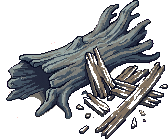
#> input picture assets/props/driftwood.png, 168 x 139 px, given in place of iron_daggers.jpeg, which was not available
$ python build_weapon_icons.py --src-dir ../assets/props --out-dir out
#> lines starting #> are read from the running program, lines starting #| are printed output that depends on the picture; after the words box and inside, x2 and y2 are one past the last pixel; in counts of white or black regions, pixels touching at a corner belong together; pictures that were not available may be replaced by others from this repository, and a replacement may not be noted
### tools/pixelize.py
"""Turns a large AI-generated or painted image into game-ready pixel art.

Steps: optional background removal, optional crop to the sprite, block downscale
(to a target width, or by a fixed source block size), palette quantization (no
dithering), alpha cutoff, and an optional nearest-neighbor preview.

Run: uv run --with pillow --with numpy python tools/pixelize.py in.png out.png --width 32 --colors 16
"""

import argparse
from pathlib import Path

import numpy as np
from PIL import Image


def remove_background(im: Image.Image, tolerance: int) -> Image.Image:
    """Make pixels transparent when they are close to the corner colour and
    connected to a corner (flood fill, so same-coloured interior detail stays)."""
    arr = np.array(im.convert("RGBA"))
    h, w = arr.shape[:2]
    key = arr[0, 0, :3].astype(int)
    near = np.abs(arr[..., :3].astype(int) - key).sum(axis=2) <= tolerance
    seen = np.zeros((h, w), bool)
    stack = [(0, 0), (0, w - 1), (h - 1, 0), (h - 1, w - 1)]
    while stack:
        y, x = stack.pop()
        if 0 <= y < h and 0 <= x < w and near[y, x] and not seen[y, x]:
            seen[y, x] = True
            stack += [(y + 1, x), (y - 1, x), (y, x + 1), (y, x - 1)]
    arr[seen, 3] = 0
    # Background pockets the flood fill cannot reach (between the legs) and the
    # generator's tinted drop shadow: drop pixels that point the same way as the key.
    kdir = key - key.mean()
    rgb = arr[..., :3].astype(float)
    pdir = rgb - rgb.mean(axis=2, keepdims=True)
    norm = np.linalg.norm(pdir, axis=2) * np.linalg.norm(kdir)
    cos = np.divide((pdir @ kdir), norm, out=np.zeros((h, w)), where=norm > 0)
    arr[(cos > 0.93) & (np.linalg.norm(pdir, axis=2) > 40), 3] = 0
    return Image.fromarray(arr, "RGBA")


# [90 lines left out: functions remap_key_tint, pixelize, main, not called in this run]


# [2 lines that do not run on import are left out]

### tools/build_modular_art.py
"""Builds native 4x-density (1px texel) modular building parts, animated fire & chimney
smoke sheets, high-resolution cemetery/quest props, organic cobble plaza & road rubble
tiles, hero combat sprite sheets (punch, power punch, 2-hands-up block), and item icons.

Automatically invoked by `tools/build_all_art.py`.
"""

from __future__ import annotations

import math
from pathlib import Path

import numpy as np
from PIL import Image, ImageDraw, ImageFilter

ROOT = Path(__file__).resolve().parent.parent


# [807 lines left out: functions _draw_organic_stone, build_organic_terrain_tiles, build_plaza_circle_asset, build_hd_props_and_cemetery, build_modular_buildings_and_smoke, not called in this run]


def make_icon_bg() -> Image.Image:
    """The dark rounded 64x64 frame every inventory item icon sits in."""
    im = Image.new("RGBA", (64, 64), (0, 0, 0, 0))
    d = ImageDraw.Draw(im)
    d.rounded_rectangle(
        [2, 2, 61, 61],
        radius=8,
        fill=(22, 20, 28, 235),
        outline=(92, 82, 68, 255),
        width=2,
    )
    d.rounded_rectangle(
        [5, 5, 58, 58],
        radius=6,
        outline=(46, 42, 52, 255),
        width=1,
    )
    return im


# [444 lines left out: functions build_combat_sheets_and_icons, build_all_modular, not called in this run]


# [2 lines that do not run on import are left out]

### tools/build_weapon_icons.py
"""Builds the four starting-weapon item icons (64x64, framed like the other items) from Gemini art.

Sources in --src-dir (assets/source/gemini/weapons/, git-ignored), each on a magenta background:
  iron_daggers.jpeg  a crossed pair of daggers
  sword.jpeg         one long sword (used for the two-handed sword, and shrunk for sword and shield)
  staff.jpeg         the staff
The sword-and-shield icon pairs the sword with a round shield drawn here; it is a placeholder until
Gemini supplies a real sword-and-shield image (drop it in as sword_shield.jpeg and it is used instead).

Run: uv run --no-project --with pillow --with numpy python tools/build_weapon_icons.py --src-dir assets/source/gemini/weapons --out-dir assets/ui/items
"""

import argparse
from pathlib import Path

import numpy as np
from PIL import Image, ImageDraw
from pixelize import remove_background
from build_modular_art import make_icon_bg

ART_BOX = 46  # the art fits in this square, centred in the 64x64 frame
COLORS = 20


def load_art(path: Path, size: int, tolerance: int = 160) -> Image.Image:
    im = remove_background(Image.open(path).convert("RGB"), tolerance)
    im = im.crop(im.getchannel("A").getbbox())
    scale = size / max(im.size)
    small = im.convert("RGBa").resize((max(1, round(im.width * scale)), max(1, round(im.height * scale))), Image.BOX)
    small = small.convert("RGBA")
    # Quantize so the downscale does not leave a blur of in-between colours; keep a hard alpha edge.
    alpha = np.array(small)[..., 3]
    out = np.array(small.convert("RGB").quantize(colors=COLORS, method=Image.MEDIANCUT, dither=Image.NONE).convert("RGBA"))
    out[..., 3] = np.where(alpha >= 128, 255, 0)
    return Image.fromarray(out, "RGBA")


def framed(art: Image.Image, offset: tuple[int, int] = (0, 0)) -> Image.Image:
    icon = make_icon_bg()
    icon.alpha_composite(art, ((64 - art.width) // 2 + offset[0], (64 - art.height) // 2 + offset[1]))
    return icon


def round_shield(diameter: int) -> Image.Image:
    im = Image.new("RGBA", (diameter, diameter), (0, 0, 0, 0))
    d = ImageDraw.Draw(im)
    outline = (24, 18, 14, 255)
    d.ellipse([0, 0, diameter - 1, diameter - 1], fill=outline)
    d.ellipse([2, 2, diameter - 3, diameter - 3], fill=(96, 98, 108, 255))  # iron rim
    d.ellipse([5, 5, diameter - 6, diameter - 6], fill=(88, 64, 42, 255))  # planks
    for x in range(8, diameter - 7, 5):
        d.line([(x, 6), (x, diameter - 7)], fill=(66, 46, 30, 255))
    d.ellipse([diameter // 2 - 4, diameter // 2 - 4, diameter // 2 + 4, diameter // 2 + 4], fill=(150, 156, 168, 255), outline=outline)
    d.arc([2, 2, diameter - 3, diameter - 3], 200, 280, fill=(170, 176, 188, 255), width=2)
    return im


def main() -> None:
    p = argparse.ArgumentParser(description=__doc__)
    p.add_argument("--src-dir", type=Path, required=True)
    p.add_argument("--out-dir", type=Path, required=True)
    a = p.parse_args()
    a.out_dir.mkdir(parents=True, exist_ok=True)

    framed(load_art(a.src_dir / "iron_daggers.jpeg", ART_BOX)).save(a.out_dir / "iron_daggers.png")
#> in remove_background, `arr = np.array(im.convert("RGBA"))`:
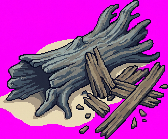
#> arr: shape (139, 168, 4); mean R, G, B, A 170.5, 60.9, 169, 255
#> in remove_background, `key = arr[0, 0, :3].astype(int)`: key = [252, 1, 254]
#> in remove_background, `near = np.abs(arr[..., :3].astype(int) - key).sum(axis=2) <= tolerance`:
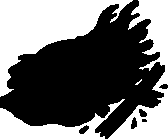
#> near: shape (139, 168) bool; 43.3% white; 4 white regions (1 under 20 px), largest, box (x1, y1, x2, y2) and area: (0, 0, 133, 97) 5165, (108, 0, 168, 139) 3158, (0, 99, 125, 139) 1784
#> after the loop in remove_background, `while stack:`: stack = []
#> in remove_background, `kdir = key - key.mean()`: kdir = [83, -168, 85]
#> in remove_background, `arr[(cos > 0.93) & (np.linalg.norm(pdir, axis=2) > 40), 3] = 0`: arr: shape (139, 168, 4); mean R, G, B, A 170.5, 60.9, 169, 142.3
#> in make_icon_bg, `im = Image.new("RGBA", (64, 64), (0, 0, 0, 0))`: im: PIL image 64x64 RGBA; every value is 0
    framed(load_art(a.src_dir / "sword.jpeg", ART_BOX)).save(a.out_dir / "two_handed_sword.png")
#> call 2 of load_art, with size = 46, tolerance = 160
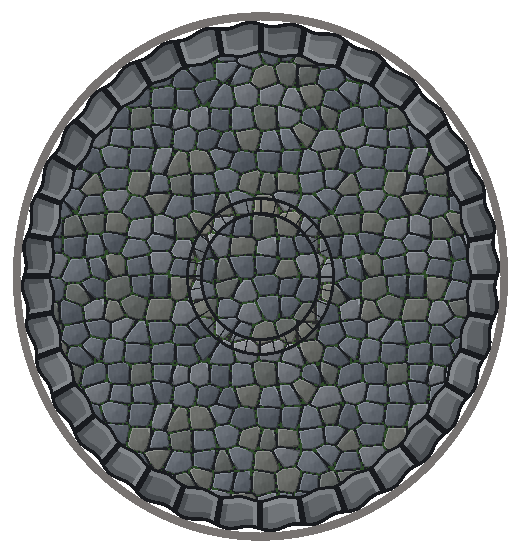
#> input picture assets/props/plaza_circle.png, 520 x 552 px, given in place of sword.jpeg, which was not available
#> call 2 of remove_background, with tolerance = 160
#> in remove_background (call 2), `arr = np.array(im.convert("RGBA"))`:
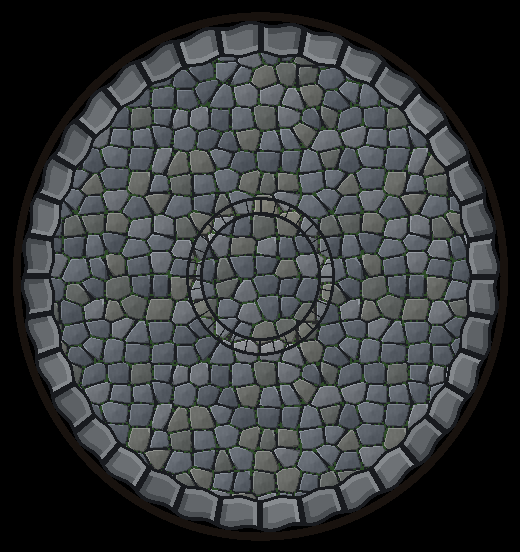
#> arr: shape (552, 520, 4); mean R, G, B, A 54.5, 57.7, 59.2, 255
#> in remove_background (call 2), `key = arr[0, 0, :3].astype(int)`: key = [0, 0, 0]
#> in remove_background (call 2), `near = np.abs(arr[..., :3].astype(int) - key).sum(axis=2) <= tolerance`:
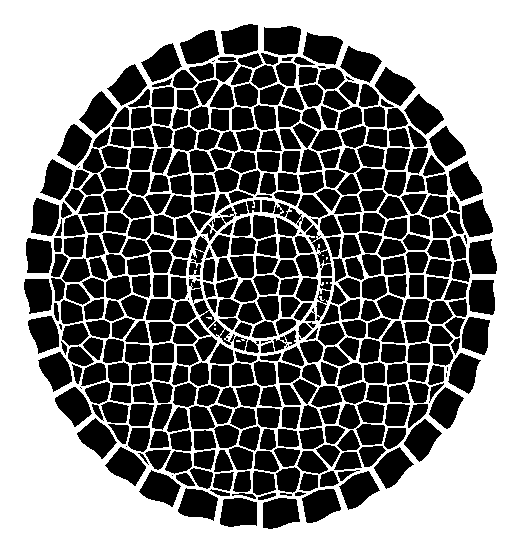
#> near: shape (552, 520) bool; 49.6% white; 7 white regions (6 under 20 px), largest, box (x1, y1, x2, y2) and area: (0, 0, 520, 552) 142378
#> after the loop in remove_background (call 2), `while stack:`: seen: shape (552, 520) bool; 49.6% white; 1 white region, box (x1, y1, x2, y2) and area: (0, 0, 520, 552) 142284
#> after the loop in remove_background (call 2), `while stack:`: stack = []
#> in remove_background (call 2), `arr[seen, 3] = 0`:
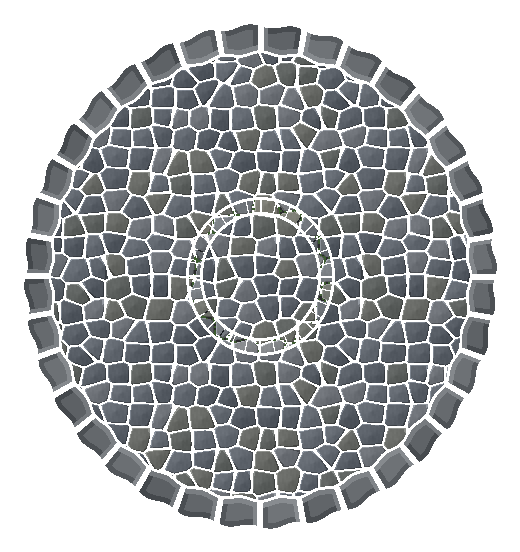
#> arr: shape (552, 520, 4); mean R, G, B, A 54.5, 57.7, 59.2, 128.6; transparent parts drawn white
#> in remove_background (call 2), `kdir = key - key.mean()`: kdir = [0, 0, 0]
#> in remove_background (call 2), `norm = np.linalg.norm(pdir, axis=2) * np.linalg.norm(kdir)`: norm: shape (552, 520) float64; every value is 0
    framed(load_art(a.src_dir / "staff.jpeg", ART_BOX)).save(a.out_dir / "staff.png")

    real = a.src_dir / "sword_shield.jpeg"
    if real.exists():
        framed(load_art(real, ART_BOX)).save(a.out_dir / "iron_sword_shield.png")
    else:
        icon = make_icon_bg()
        icon.alpha_composite(round_shield(30), (9, 22))
#> in round_shield, `im = Image.new("RGBA", (diameter, diameter), (0, 0, 0, 0))`: im: PIL image 30x30 RGBA; every value is 0
        icon.alpha_composite(load_art(a.src_dir / "sword.jpeg", 40), (15, 8))
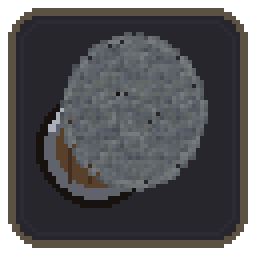
#> icon: PIL image 64x64 RGBA (shown 4 times larger); mean R, G, B, A 50.4, 49.3, 52.3, 212.3; transparent parts drawn white
        icon.save(a.out_dir / "iron_sword_shield.png")
    print(f"wrote 4 weapon icons to {a.out_dir}")


if __name__ == "__main__":
    main()
